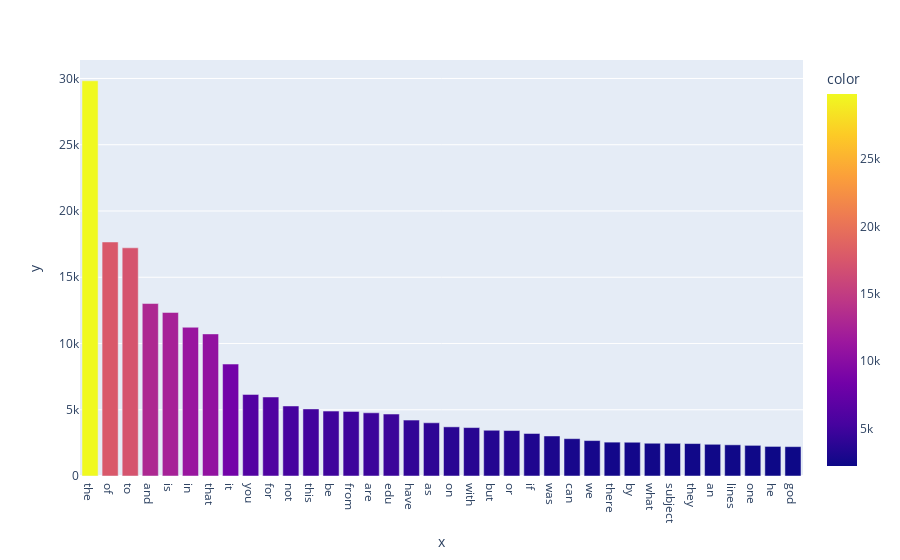

Notebook source saved alongside this figure:
### Markdown cell above
### >>> **Exercise 15 (take home):** 
Additionally, you can attempt to sort the terms on the `x-axis` by frequency instead of in alphabetical order. This way the visualization is more meaninfgul and you will be able to observe the so called [long tail](https://en.wikipedia.org/wiki/Long_tail) (get familiar with this term since it will appear a lot in data mining and other statistics courses). see picture below

![alt txt](https://upload.wikimedia.org/wikipedia/commons/thumb/8/8a/Long_tail.svg/1000px-Long_tail.svg.png)

### Code cell
# sort X_count_partial and term_frequencies_partial by term_frequencies_partial in descending order
X_count_partial_sort = X_count_partial[np.argsort(term_frequencies_partial)][::-1]
term_frequencies_partial_sort = np.sort(term_frequencies_partial)[::-1]
print(len(X_count_partial_sort), len(term_frequencies_partial_sort))
fig = px.bar(x=X_count_partial_sort, y=term_frequencies_partial_sort, color=term_frequencies_partial_sort)
fig.show()

### Figure 1 — Plotly figure (JSON) as saved in the notebook; plotly's stock layout.template omitted (floating-point values rounded to 4 significant figures)
{"data": [{"alignmentgroup": "True", "hovertemplate": "x=%{x}<br>y=%{y}<br>color=%{marker.color}<extra></extra>", "legendgroup": "", "marker": {"color": [29825, 17660, 17222, 13017, 12343, 11226, 10723, 8447, 6157, 5962, 5285, 5063, 4898, 4877, 4769, 4675, 4218, 4015, 3709, 3655, 3453, 3432, 3208, 3020, 2818, 2674, 2556, 2548, 2472, 2464, 2448, 2393, 2353, 2312, 2232, 2216], "coloraxis": "coloraxis", "pattern": {"shape": ""}}, "name": "", "offsetgroup": "", "orientation": "v", "showlegend": false, "textposition": "auto", "type": "bar", "x": ["the", "of", "to", "and", "is", "in", "that", "it", "you", "for", "not", "this", "be", "from", "are", "edu", "have", "as", "on", "with", "but", "or", "if", "was", "can", "we", "there", "by", "what", "subject", "they", "an", "lines", "one", "he", "god"], "xaxis": "x", "y": [29825, 17660, 17222, 13017, 12343, 11226, 10723, 8447, 6157, 5962, 5285, 5063, 4898, 4877, 4769, 4675, 4218, 4015, 3709, 3655, 3453, 3432, 3208, 3020, 2818, 2674, 2556, 2548, 2472, 2464, 2448, 2393, 2353, 2312, 2232, 2216], "yaxis": "y"}], "layout": {"barmode": "relative", "coloraxis": {"colorbar": {"title": {"text": "color"}}, "colorscale": [[0, "#0d0887"], [0.1111, "#46039f"], [0.2222, "#7201a8"], [0.3333, "#9c179e"], [0.4444, "#bd3786"], [0.5556, "#d8576b"], [0.6667, "#ed7953"], [0.7778, "#fb9f3a"], [0.8889, "#fdca26"], [1, "#f0f921"]]}, "legend": {"tracegroupgap": 0}, "margin": {"t": 60}, "xaxis": {"anchor": "y", "domain": [0, 1], "title": {"text": "x"}}, "yaxis": {"anchor": "x", "domain": [0, 1], "title": {"text": "y"}}}}
